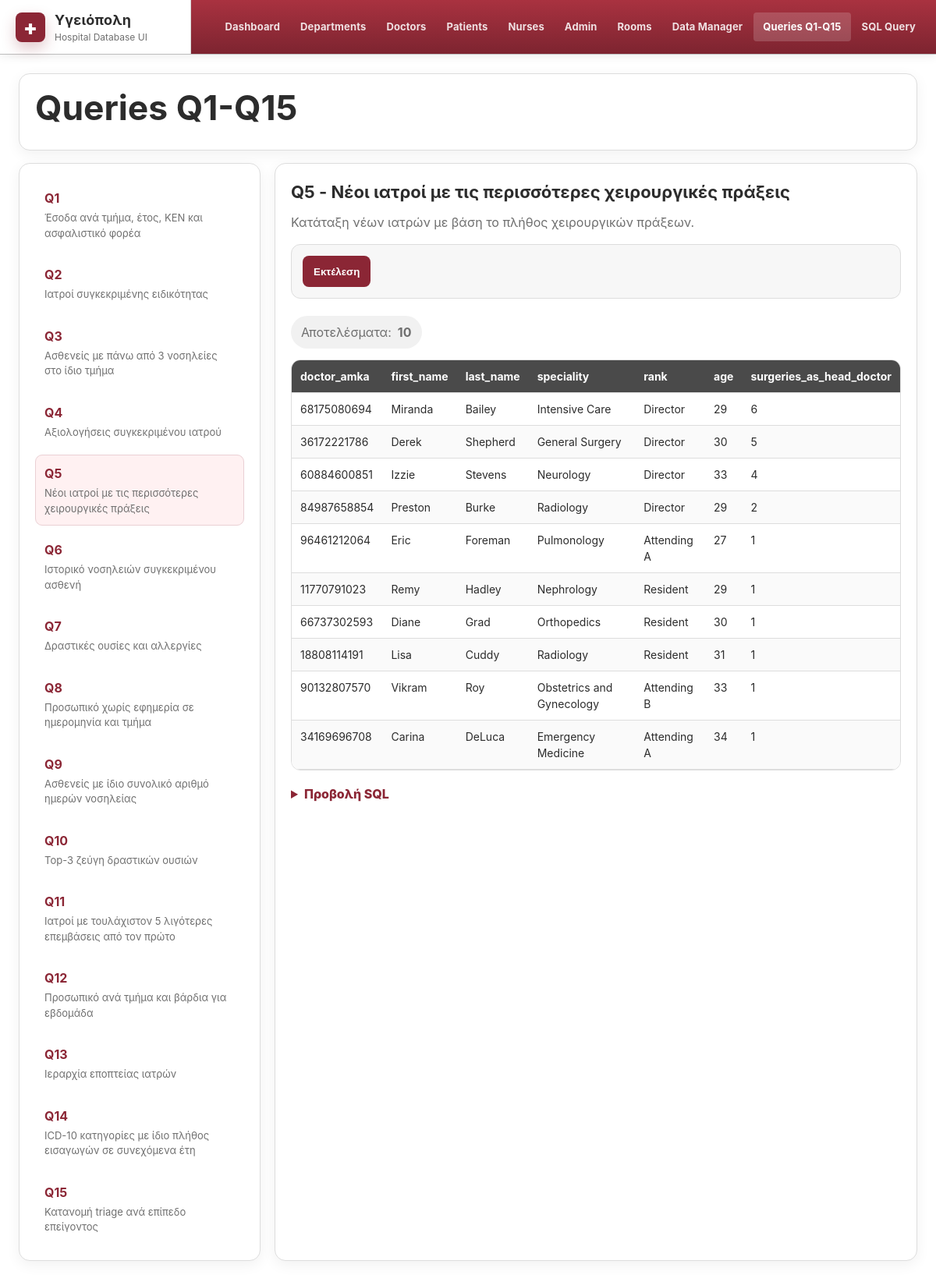
Page /hospital_web_app/code/hospital_app/index.php?page=queries&id=q05 on the committed database.
### tables this page shows
CREATE TABLE IF NOT EXISTS `doctor` (
  `amka` CHAR(11) NOT NULL,
  `licence_number` VARCHAR(45) NOT NULL,
  `speciality` VARCHAR(45) NOT NULL,
  `rank` VARCHAR(45) NOT NULL,
  `supervisor_amka` CHAR(11) NULL,
  PRIMARY KEY (`amka`),
  UNIQUE INDEX `licence_number_UNIQUE` (`licence_number` ASC) VISIBLE,
  INDEX `doc_supervisor_idx` (`supervisor_amka` ASC) VISIBLE,
  CONSTRAINT `doctor_staff`
    FOREIGN KEY (`amka`)
    REFERENCES `staff` (`amka`)
    ON DELETE NO ACTION
    ON UPDATE NO ACTION,
  CONSTRAINT `doc_supervisor`
    FOREIGN KEY (`supervisor_amka`)
    REFERENCES `doctor` (`amka`)
    ON DELETE NO ACTION
    ON UPDATE NO ACTION);

CREATE TABLE IF NOT EXISTS `staff` (
  `amka` CHAR(11) NOT NULL,
  `first_name` VARCHAR(45) NOT NULL,
  `last_name` VARCHAR(45) NOT NULL,
  `date_of_birth` DATE NOT NULL,
  `email` VARCHAR(100) NULL,
  `phone` VARCHAR(45) NULL,
  `hire_date` DATE NOT NULL,
  `staff_type` VARCHAR(30) NOT NULL,
  PRIMARY KEY (`amka`),
  UNIQUE INDEX `staff_email_UNIQUE` (`email` ASC) VISIBLE,
  CONSTRAINT `chk_staff_type`
    CHECK (`staff_type` IN ('Doctor', 'Nurse', 'Administrative'))
);

### hospital_web_app/code/hospital_app/db.php (called while the page is built, shortened)
<?php
function db(): PDO
{
    static $pdo = null;
    if ($pdo === null) {
        $dsn = 'mysql:host=' . DB_HOST . ';port=' . DB_PORT . ';dbname=' . DB_NAME . ';charset=utf8mb4';
        $pdo = new PDO($dsn, DB_USER, DB_PASS, [
            PDO::ATTR_ERRMODE => PDO::ERRMODE_EXCEPTION,
            PDO::ATTR_DEFAULT_FETCH_MODE => PDO::FETCH_ASSOC,
            PDO::ATTR_EMULATE_PREPARES => true,
        ]);
        $pdo->exec("SET NAMES utf8mb4 COLLATE utf8mb4_unicode_ci");
        $pdo->exec("SET collation_connection = 'utf8mb4_unicode_ci'");
    }
    return $pdo;
}
function run_select(string $sql, array $params = []): array
{
    $stmt = db()->prepare($sql);
    $stmt->execute();
    return $stmt->fetchAll();
}

### hospital_web_app/code/hospital_app/helpers.php (the view, shortened to what this page needs)
<?php
require_once __DIR__ . '/db.php';
function h($value): string
{
    return htmlspecialchars((string)($value ?? ''), ENT_QUOTES, 'UTF-8');
}
function current_page(): string
{
    return $_GET['page'] ?? 'dashboard';
}
function nav_link(string $page, string $label): string
{
    $active = current_page() === $page ? 'active' : '';
    return '<a class="nav-link ' . $active . '" href="?page=' . h($page) . '">' . h($label) . '</a>';
}
function render_table(array $rows): void
{
    $columns = array_keys($rows[0]);
    echo '<div class="table-wrap"><table class="data-table"><thead><tr>';
    foreach ($columns as $column) {
        echo '<th>' . h($column) . '</th>';
    }
    echo '</tr></thead><tbody>';
    foreach ($rows as $row) {
        echo '<tr>';
        foreach ($columns as $column) {
            echo '<td>' . h($row[$column]) . '</td>';
        }
        echo '</tr>';
    }
    echo '</tbody></table></div>';
}

### hospital_web_app/code/hospital_app/assets/style.css (style rules this page uses)
:root { --bg: #ffffff; --paper: #ffffff; --paper-soft: #f7f7f7; --paper-warm: #fff8f6; --text: #2c2c2c; --muted: #6f6f6f; --line: #dddddd; --line-strong: #cfcfcf; --burgundy: #8b2635; --burgundy-dark: #641a26; --red: #b13343; --gray-dark: #3d3d3d; --gray-mid: #777777; --success: #48634a; --warning: #a3642c; --shadow: 0 12px 28px rgba(0, 0, 0, 0.08); --soft-shadow: 0 5px 18px rgba(0, 0, 0, 0.06); --radius: 14px; }
* { box-sizing: border-box; }
body { margin: 0; background: var(--bg); color: var(--text); font-family: -apple-system, BlinkMacSystemFont, "Segoe UI", Arial, sans-serif; line-height: 1.5; }
a { color: inherit; text-decoration: none; }
.nav-link { padding: 9px 12px; border-radius: 4px; color: rgba(255, 255, 255, 0.86); font-weight: 700; font-size: 13px; letter-spacing: 0.01em; }
.nav-link:hover, .nav-link.active { background: rgba(255, 255, 255, 0.17); color: #ffffff; }
.table-wrap { overflow-x: auto; border: 1px solid var(--line); border-radius: 12px; background: var(--paper); }
.data-table { width: 100%; border-collapse: collapse; min-width: 760px; }
.data-table th, .data-table td { padding: 10px 11px; border-bottom: 1px solid var(--line); text-align: left; vertical-align: top; font-size: 14px; }
.data-table th { position: sticky; top: 0; background: #4a4a4a; color: #ffffff; white-space: nowrap; z-index: 1; }
.data-table tr:nth-child(even) td { background: #fafafa; }
.main-nav .nav-link { white-space: nowrap; }

### rows in the picture
doctor: amka "68175080694", amka.first_name "Miranda", amka.last_name "Bailey", speciality "Intensive Care", rank "Director", column "29", column "6"
doctor: amka "36172221786", amka.first_name "Derek", amka.last_name "Shepherd", speciality "General Surgery", rank "Director", column "30", column "5"
doctor: amka "60884600851", amka.first_name "Izzie", amka.last_name "Stevens", speciality "Neurology", rank "Director", column "33", column "4"
doctor: amka "84987658854", amka.first_name "Preston", amka.last_name "Burke", speciality "Radiology", rank "Director", column "29", column "2"
doctor: amka "96461212064", amka.first_name "Eric", amka.last_name "Foreman", speciality "Pulmonology", rank "Attending A", column "27", column "1"
doctor: amka "11770791023", amka.first_name "Remy", amka.last_name "Hadley", speciality "Nephrology", rank "Resident", column "29", column "1"
doctor: amka "66737302593", amka.first_name "Diane", amka.last_name "Grad", speciality "Orthopedics", rank "Resident", column "30", column "1"
doctor: amka "18808114191", amka.first_name "Lisa", amka.last_name "Cuddy", speciality "Radiology", rank "Resident", column "31", column "1"
doctor: amka "90132807570", amka.first_name "Vikram", amka.last_name "Roy", speciality "Obstetrics and Gynecology", rank "Attending B", column "33", column "1"
doctor: amka "34169696708", amka.first_name "Carina", amka.last_name "DeLuca", speciality "Emergency Medicine", rank "Attending A", column "34", column "1"

### other values in the picture
$label "Dashboard Departments Doctors Patients Nurses Admin Rooms Data Manager Queries Q1-Q15 SQL Query"
$q['label'] "Q1"
$q['title'] "Έσοδα ανά τμήμα, έτος, ΚΕΝ και ασφαλιστικό φορέα"
$q['label'] "Q2"
$q['title'] "Ιατροί συγκεκριμένης ειδικότητας"
$q['label'] "Q3"
$q['title'] "Ασθενείς με πάνω από 3 νοσηλείες στο ίδιο τμήμα"
$q['label'] "Q4"
$q['title'] "Αξιολογήσεις συγκεκριμένου ιατρού"
$q['label'] "Q5"
$q['title'] "Νέοι ιατροί με τις περισσότερες χειρουργικές πράξεις"
$q['label'] "Q6"
$q['title'] "Ιστορικό νοσηλειών συγκεκριμένου ασθενή"
$q['label'] "Q7"
$q['title'] "Δραστικές ουσίες και αλλεργίες"
